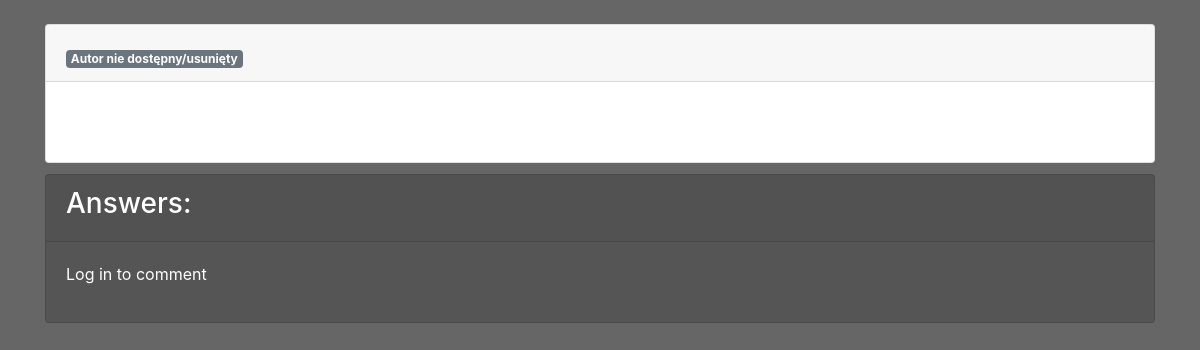
Before: /post/4 with the older database file.
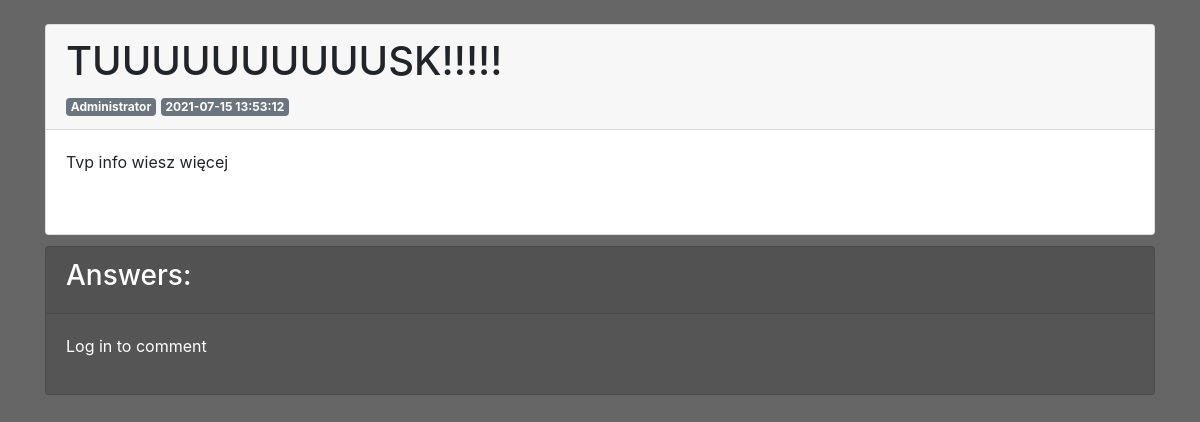
After: the same page with the newer database file.
### app.py (models this page shows, shortened)
class Post(Base):
     __tablename__="posty"
     id=Column(Integer, primary_key=True)
     tytul = Column(String)
     tresc = Column(String)
     autorid=Column(Integer, ForeignKey(Urzyszkodnik.id))
     dzialid=Column(Integer, ForeignKey(Dzial.id))
     create_date=Column(DateTime(timezone=False), server_default=func.now())

class Urzyszkodnik(Base):
     __tablename__='urzyszkodniki'
     id = Column(Integer, primary_key=True)
     name = Column(String, unique=True)
     password = Column(String, nullable=False)
     rola = Column(Integer, nullable=False, default=0)

### app.py (the view)
@app.route("/post/<postid>", methods=["POST", "GET"])
def post(postid):
     if request.method == "GET":
          autors.clear()
          postt=session.query(Post).filter(Post.id == postid).first()
          try:
               autor=session.query(Urzyszkodnik).filter(Urzyszkodnik.id==postt.autorid).first().name
          except:
               autor="Autor nie dostępny/usunięty"
          try:
               flasksession["user_id"]
               zalogowany=True
          except:
               zalogowany=False
          komentarze=session.query(Comment).filter(Comment.postid == postid).all()
          postmanagment = sprawdzenierangi("postmanagment")
          for i in komentarze:
               autors.append(session.query(Urzyszkodnik).filter(Urzyszkodnik.id == i.autorid).first().name)
          return(render_template("artykul.html",
               autors=autors,
               ilosckomentarzy=len(komentarze),
               postmanagment=postmanagment,
               post=postt,
               zalogowany=zalogowany,
               dzial="",
               autor=autor,
               komentarze=komentarze
          ))
     elif request.method == "POST":
          autorid = flasksession["user_id"]
          komentarz = request.form["komentarz"]
          session.add(Comment(postid, autorid, komentarz))
          session.commit()
          return redirect(request.url)

### app.py (called while the page is built)
def sprawdzenierangi(uprawnienie):
     permited=False
     try:
          rola=session.query(Urzyszkodnik).filter(Urzyszkodnik.id == flasksession["user_id"]).first().rola
          permited=getattr(session.query(Ranga).filter(Ranga.id == rola).first(), str(uprawnienie))
     except:
          None
     if not permited == True:
          permited == False
     return(permited)

### templates/artykul.html (shortened to what this page needs)
<!doctype html>
<html>
  <head>
        <link rel="stylesheet" href="https://cdn.jsdelivr.net/npm/bootstrap@4.6.0/dist/css/bootstrap.min.css">
    <link href="{{ url_for('static', filename='style.css') }}" rel="stylesheet">
  </head>
  </head>
  <body>
    <div class="container">
      <div class="row">
        <div class="col-12">
      <div class="card">
        <div class="card-header">
          <h1>{{post.tytul}}</h1>
          <div class="badge badge-secondary">{{autor}}</div>
          <div class="badge badge-secondary">{{post.create_date}}</div>
        </div>
        <div class="card-body">
          <p style="white-space: pre-line">{{post.tresc}}</p>
          <br>
            </div>
          </div>
          </div>
          <div class="col-12">
          <div class="card" style="color:white ; margin-top: 1%; background-color: #555;">
            <div class="card-header" style="color:white ;"><h3>Answers:</h3></div>
            <div class="card-body">
              {% if zalogowany %}
                <p>
              <button class="btn btn-primary" type="button" data-toggle="collapse" data-target="#collapseExample" aria-expanded="false" aria-controls="collapseExample">
                dodaj komentarz
              </button>
            </p>
            <div class="collapse" id="collapseExample" style="margin: 1%">
              <div class="card card-body">
            <form method="POST">
              <textarea name="komentarz" class="w-100"></textarea>
              <button action="submit" class="btn-primary btn">
                dodaj
              </button>
            </form>
              </div>
              {% else %}
              <p>Log in to comment</p>
              {% endif %}
            </div>
            </div>
          </div>
        </div>
      </div>
  </body>
</html>

### static/style.css (style rules this page uses)
.container { margin-top: 2%; }
.row { margin-top: 1%; }
body { background-color: #666; }

Changed rows visible on the page:
added Post: tytul "TUUUUUUUUUUSK!!!!!", create_date "2021-07-15 13:53:12", tresc "Tvp info wiesz więcej"
now on this page (row unchanged): Urzyszkodnik: name "Administrator"
Other visible differences:
{{ autor }}: "Autor nie dostępny/usunięty" → (not shown)
